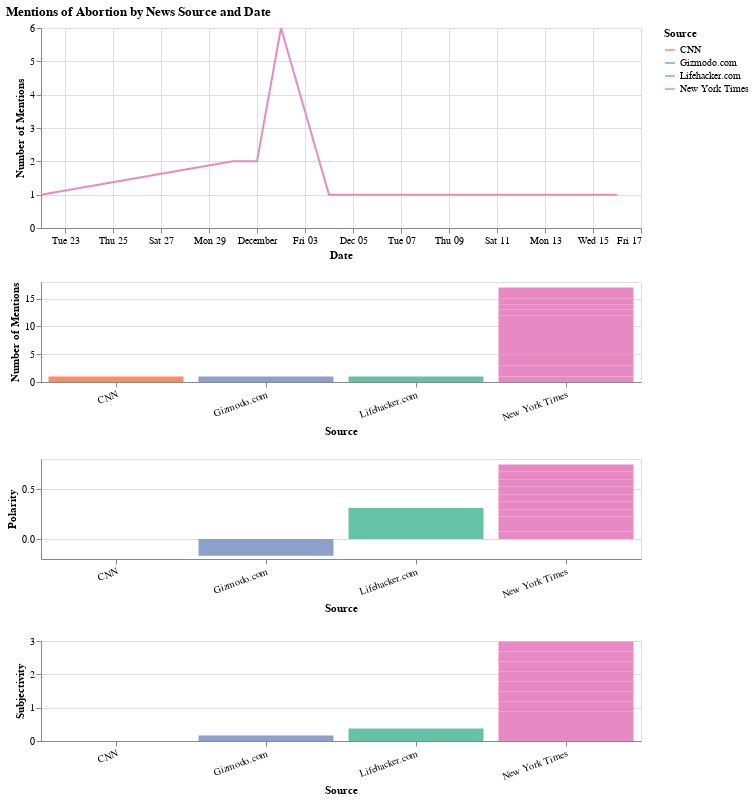

Vega-Lite specification for this chart:
### Vega-Lite specification from a JSON file in a GitHub repository (floating-point values rounded to 4 significant figures)
{"config": {"view": {"continuousWidth": 400, "continuousHeight": 300}}, "vconcat": [{"mark": "line", "encoding": {"color": {"type": "nominal", "field": "Source"}, "x": {"type": "temporal", "axis": {"title": "Date"}, "field": "PublishedDate"}, "y": {"type": "quantitative", "axis": {"title": "Number of Mentions"}, "field": "Count"}}, "height": 200, "transform": [{"filter": {"selection": "selector002"}}], "width": 600}, {"mark": "bar", "encoding": {"color": {"condition": {"type": "nominal", "field": "Source", "scale": {"range": ["#fc8d62", "#8da0cb", "#66c2a5", "#e78ac3"]}, "selection": "selector002"}, "value": "lightgray"}, "x": {"type": "nominal", "axis": {"labelAngle": 340, "title": "Source"}, "field": "Source"}, "y": {"type": "quantitative", "axis": {"title": "Number of Mentions"}, "field": "Count"}}, "height": 100, "selection": {"selector002": {"type": "multi", "fields": ["Source"]}}, "width": 600}, {"mark": "bar", "encoding": {"color": {"condition": {"type": "nominal", "field": "Source", "scale": {"range": ["#fc8d62", "#8da0cb", "#66c2a5", "#e78ac3"]}, "selection": "selector002"}, "value": "lightgray"}, "x": {"type": "nominal", "axis": {"labelAngle": 340, "title": "Source"}, "field": "Source"}, "y": {"type": "quantitative", "axis": {"title": "Polarity"}, "field": "polarity"}}, "height": 100, "selection": {"selector002": {"type": "multi", "fields": ["Source"]}}, "width": 600}, {"mark": "bar", "encoding": {"color": {"condition": {"type": "nominal", "field": "Source", "scale": {"range": ["#fc8d62", "#8da0cb", "#66c2a5", "#e78ac3"]}, "selection": "selector002"}, "value": "lightgray"}, "x": {"type": "nominal", "axis": {"labelAngle": 340, "title": "Source"}, "field": "Source"}, "y": {"type": "quantitative", "axis": {"title": "Subjectivity"}, "field": "subjectivity"}}, "height": 100, "selection": {"selector002": {"type": "multi", "fields": ["Source"]}}, "width": 600}], "data": {"name": "data-5e414405aedab1c6e4aeed063d5e7788"}, "title": "Mentions of Abortion by News Source and Date", "$schema": "https://vega.github.io/schema/vega-lite/v4.8.1.json", "datasets": {"data-5e414405aedab1c6e4aeed063d5e7788": [{"PublishedDate": "2021-11-22T00:00:00", "Source": "New York Times", "Count": 1, "subjectivity": 0.2985, "polarity": 0.07461}, {"PublishedDate": "2021-11-30T00:00:00", "Source": "New York Times", "Count": 2, "subjectivity": 0.2985, "polarity": 0.07461}, {"PublishedDate": "2021-12-01T00:00:00", "Source": "New York Times", "Count": 2, "subjectivity": 0.2985, "polarity": 0.07461}, {"PublishedDate": "2021-12-02T00:00:00", "Source": "New York Times", "Count": 6, "subjectivity": 0.2985, "polarity": 0.07461}, {"PublishedDate": "2021-12-04T00:00:00", "Source": "New York Times", "Count": 1, "subjectivity": 0.2985, "polarity": 0.07461}, {"PublishedDate": "2021-12-05T00:00:00", "Source": "New York Times", "Count": 1, "subjectivity": 0.2985, "polarity": 0.07461}, {"PublishedDate": "2021-12-08T00:00:00", "Source": "New York Times", "Count": 1, "subjectivity": 0.2985, "polarity": 0.07461}, {"PublishedDate": "2021-12-10T00:00:00", "Source": "New York Times", "Count": 1, "subjectivity": 0.2985, "polarity": 0.07461}, {"PublishedDate": "2021-12-11T00:00:00", "Source": "New York Times", "Count": 1, "subjectivity": 0.2985, "polarity": 0.07461}, {"PublishedDate": "2021-12-16T00:00:00", "Source": "New York Times", "Count": 1, "subjectivity": 0.2985, "polarity": 0.07461}, {"PublishedDate": "2021-12-02T00:00:00", "Source": "Lifehacker.com", "Count": 1, "subjectivity": 0.3777, "polarity": 0.3089}, {"PublishedDate": "2021-12-09T00:00:00", "Source": "CNN", "Count": 1, "subjectivity": 0.0, "polarity": 0.0}, {"PublishedDate": "2021-12-17T00:00:00", "Source": "Gizmodo.com", "Count": 1, "subjectivity": 0.1667, "polarity": -0.1667}]}}
